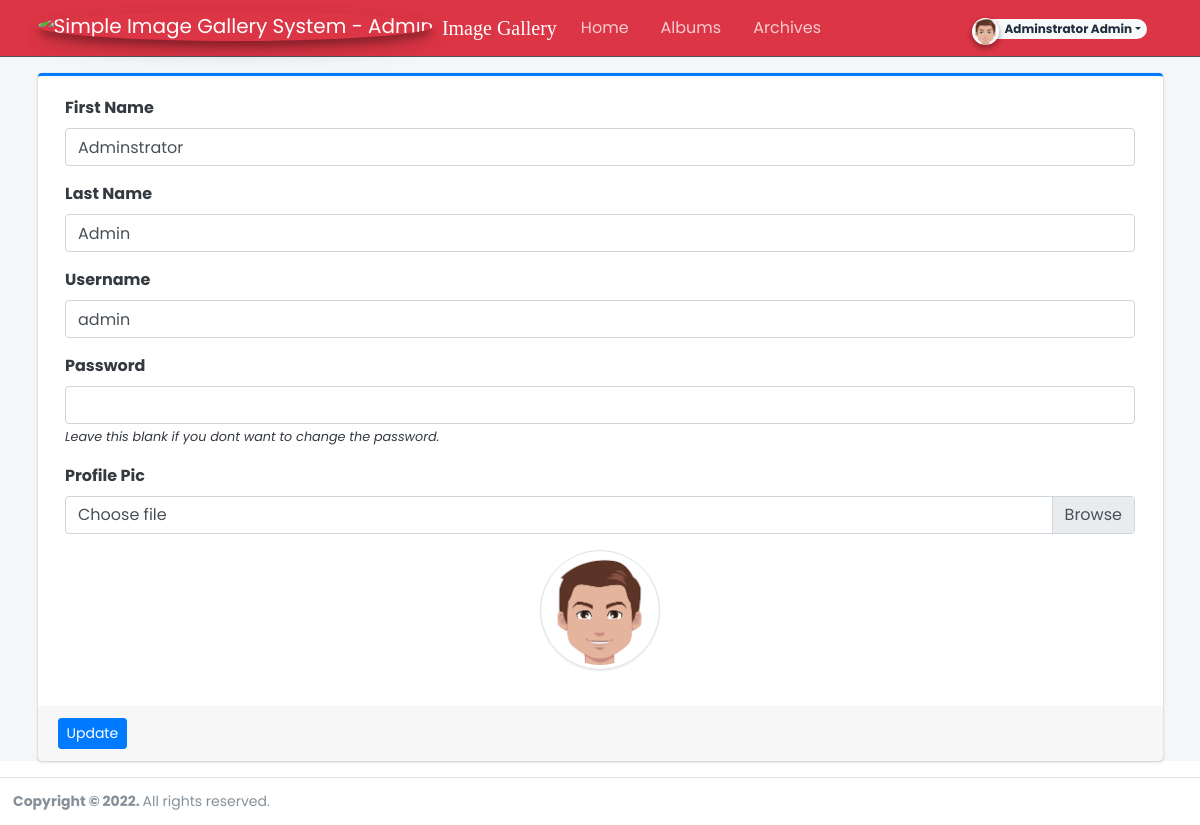
The app's page /?page=user (signed in) with its own data.
### tables this page shows
CREATE TABLE `users` (
  `id` int(50) NOT NULL,
  `firstname` varchar(250) NOT NULL,
  `lastname` varchar(250) NOT NULL,
  `username` text NOT NULL,
  `password` text NOT NULL,
  `avatar` text DEFAULT NULL,
  `last_login` datetime DEFAULT NULL,
  `type` tinyint(1) NOT NULL DEFAULT 0,
  `date_added` datetime NOT NULL DEFAULT current_timestamp(),
  `date_updated` datetime DEFAULT NULL ON UPDATE current_timestamp()
);

### classes/DBConnection.php (called while the page is built, shortened)
<?php
class DBConnection{
    private $host = DB_SERVER;
    private $username = DB_USERNAME;
    private $password = DB_PASSWORD;
    private $database = DB_NAME;
    public $conn;
    public function __construct(){
        if (!isset($this->conn)) {
            $this->conn = new mysqli($this->host, $this->username, $this->password, $this->database);
        }
    }
}
?>

### config.php (called while the page is built, shortened)
<?php
require_once('classes/DBConnection.php');
require_once('classes/SystemSettings.php');
function validate_image($file){
	if(!empty($file)){
			return base_url.$file;
			exit;
	}else{
		return base_url.'uploads/no-image-available.png';
	}
}
?>

### user/index.php (the view, shortened to what this page needs)
<?php
$user = $conn->query("SELECT * FROM users where id ='".$_settings->userdata('id')."'");
foreach($user->fetch_array() as $k =>$v){
	$meta[$k] = $v;
}
?>
<div class="card card-outline card-primary">
	<div class="card-body">
		<div class="container-fluid">
			<form action="" id="manage-user">
				<div class="form-group">
					<label for="name">First Name</label>
					<input type="text" name="firstname" id="firstname" class="form-control" value="<?php echo isset($meta['firstname']) ? $meta['firstname']: '' ?>" required>
				</div>
				<div class="form-group">
					<label for="name">Last Name</label>
					<input type="text" name="lastname" id="lastname" class="form-control" value="<?php echo isset($meta['lastname']) ? $meta['lastname']: '' ?>" required>
				</div>
				<div class="form-group">
					<label for="username">Username</label>
					<input type="text" name="username" id="username" class="form-control" value="<?php echo isset($meta['username']) ? $meta['username']: '' ?>" required  autocomplete="off">
				</div>
				<div class="form-group">
					<label for="password">Password</label>
					<input type="password" name="password" id="password" class="form-control" value="" autocomplete="off">
					<small><i>Leave this blank if you dont want to change the password.</i></small>
				</div>
				<div class="form-group">
					<label for="" class="control-label">Profile Pic</label>
					<div class="custom-file">
		              <label class="custom-file-label" for="customFile">Choose file</label>
		            </div>
				</div>
				<div class="form-group d-flex justify-content-center">
					<img src="<?php echo validate_image(isset($meta['avatar']) ? $meta['avatar'] :'') ?>" alt="" id="cimg" class="img-fluid img-thumbnail">
				</div>
			</form>
		</div>
	</div>
	<div class="card-footer">
			<div class="col-md-12">
				<div class="row">
					<button class="btn btn-sm btn-primary" form="manage-user">Update</button>
				</div>
			</div>
		</div>
</div>

### user/index.php (style rules this page uses)
img#cimg { height: 15vh; width: 15vh; object-fit: cover; border-radius: 100% 100%; }

### records on screen
users: firstname "Adminstrator", lastname "Admin", username "admin", avatar (picture)

### other values on screen
$_settings->userdata('firstname').' '.$_settings->userdata('lastname') "Adminstrator Admin"
